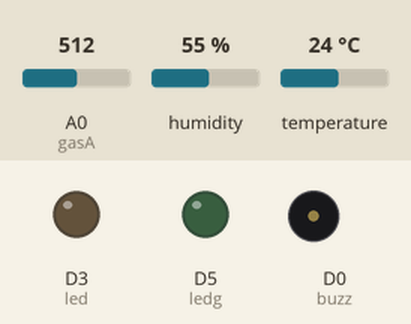
The sketch below on a simulated ESP8266 (NodeMCU). On the bench: output pins drawn as LEDs (lit = HIGH), buzzer (waves = sounding, pin HIGH). The test bench sets the inputs (shaded band); at power-on: A0 (gasA) = 512, humidity 55 %, temperature 24 °C. WiFi joins after 1.5 s; servers stay silent unless stated; what the sketch prints to the serial monitor is not drawn.

Above: at 2.7 s.
2.8 s: A0 (gasA) set to 472
At 5.8 s:
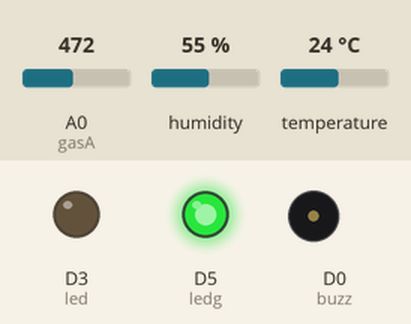
7.2 s: A0 (gasA) set to 490
At 9.0 s:
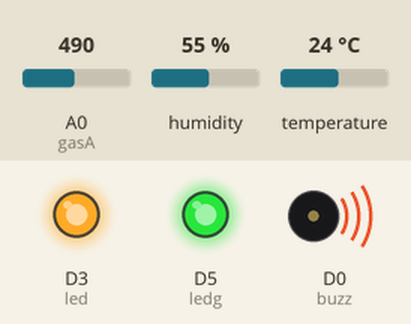
11.6 s: A0 (gasA) set to 470
At 12.1 s:
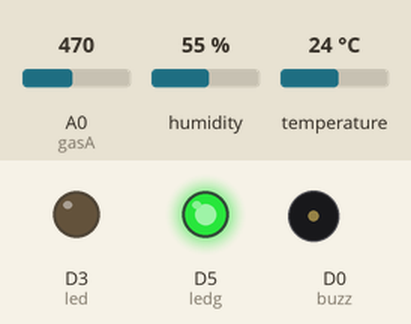
16.0 s: A0 (gasA) set to 511
At 20.8 s:
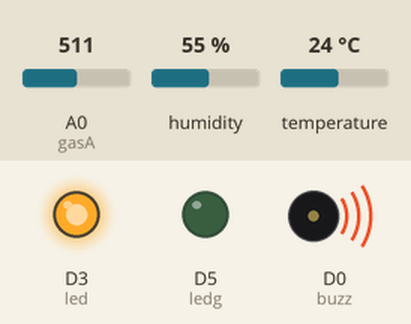
Timing chart, 0 to 26.1 s (numbered marks = the images above; inputs shaded):
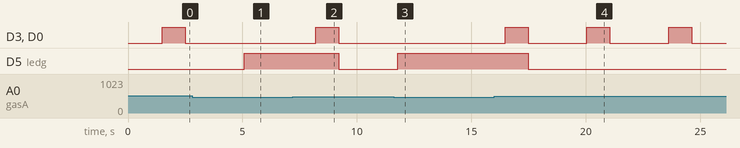

Measured:
- the behaviour switches between 481 and 480 on A0 (gasA) (found by bisection; images 0 and 1)
- after the input at 2.8 s, D3 (led), D0 (buzz): stays LOW (without the input it goes to HIGH after 2.3 s); D5 (ledg): LOW → HIGH after 2.3 s
- after the input at 7.2 s, D3 (led), D0 (buzz): LOW → HIGH after 1.0 s, → LOW 1.0 s later; D5 (ledg): HIGH → LOW after 2.0 s
- after the input at 11.6 s, D3 (led), D0 (buzz): stays LOW (without the input it goes to HIGH after 0.17 s); D5 (ledg): LOW → HIGH after 0.17 s
- after the input at 16.0 s, D3 (led), D0 (buzz): alternates HIGH for 1.0 s and LOW for 2.6 s, starting after 0.47 s; D5 (ledg): HIGH → LOW after 1.5 s

The sketch:

gaz_detect_plus_FB.ino
```cpp
#include <DHT.h>

#define led D3
#define ledg D5
#define buzz D0
#define gasA A0
#define hum D4
#define dhttype DHT11
int gassensorAnalog = 0;


DHT dht(hum, dhttype);

//Wifi stuff
#include "ESP8266WiFi.h"
const char* ssid = "rahma";
const char* password = "012345678";


//FB
#include <ESP8266WiFi.h>
#include <FirebaseArduino.h>
#define FIREBASE_HOST "gaz-detect01-default-rtdb.firebaseio.com"
#define FIREBASE_AUTH "DKWhpEvjKQzQCtm5gMUMSSSkGojMAPh2d4tEhEm1"
#define WIFI_SSID "rahma"
#define WIFI_PASSWORD "012345678"
int n = 0;

void setup() {
  Serial.begin(115200);
  pinMode(led, OUTPUT);
  pinMode(ledg, OUTPUT);
  pinMode(buzz, OUTPUT);


  //Wifi
  WiFi.begin(ssid, password);
  while (WiFi.status() != WL_CONNECTED) {
     delay(500);
     Serial.print(".");}
  Serial.println("");
  Serial.println("WiFi connected");
  Serial.println(WiFi.localIP());

  //FB
  Firebase.begin(FIREBASE_HOST, FIREBASE_AUTH);
}


void loop() {
  gassensorAnalog = analogRead(gasA);

  Serial.print("Gas Sensor: ");
  Serial.print(gassensorAnalog);
  Serial.print("\t\n");


 if (gassensorAnalog > 480  ) {
    Serial.println("Gas");
    digitalWrite (buzz, HIGH);
    digitalWrite(led, HIGH);
    delay(1000);
    digitalWrite (buzz, LOW);
    digitalWrite(led, LOW);
    digitalWrite(ledg, LOW);
    delay(1000);
  }
  else {
    Serial.println("No Gas");
    digitalWrite(ledg, HIGH);
    digitalWrite(led, LOW);
    digitalWrite(buzz, LOW);
  }
  delay(100);

  //Humidity
  Serial.print("Temperature = ");
  Serial.println(dht.readTemperature());
  Serial.print("Humidity = ");
  Serial.println(dht.readHumidity());
  delay(1000);


  //FB
  Firebase.setFloat("gaz",gassensorAnalog);
  Firebase.setFloat("temp",dht.readTemperature());
  Firebase.setFloat("hum",dht.readHumidity());

  if (Firebase.failed()) {
      Serial.print("setting /message failed:");
      Serial.println(Firebase.error());
      return;
  }


}
```
